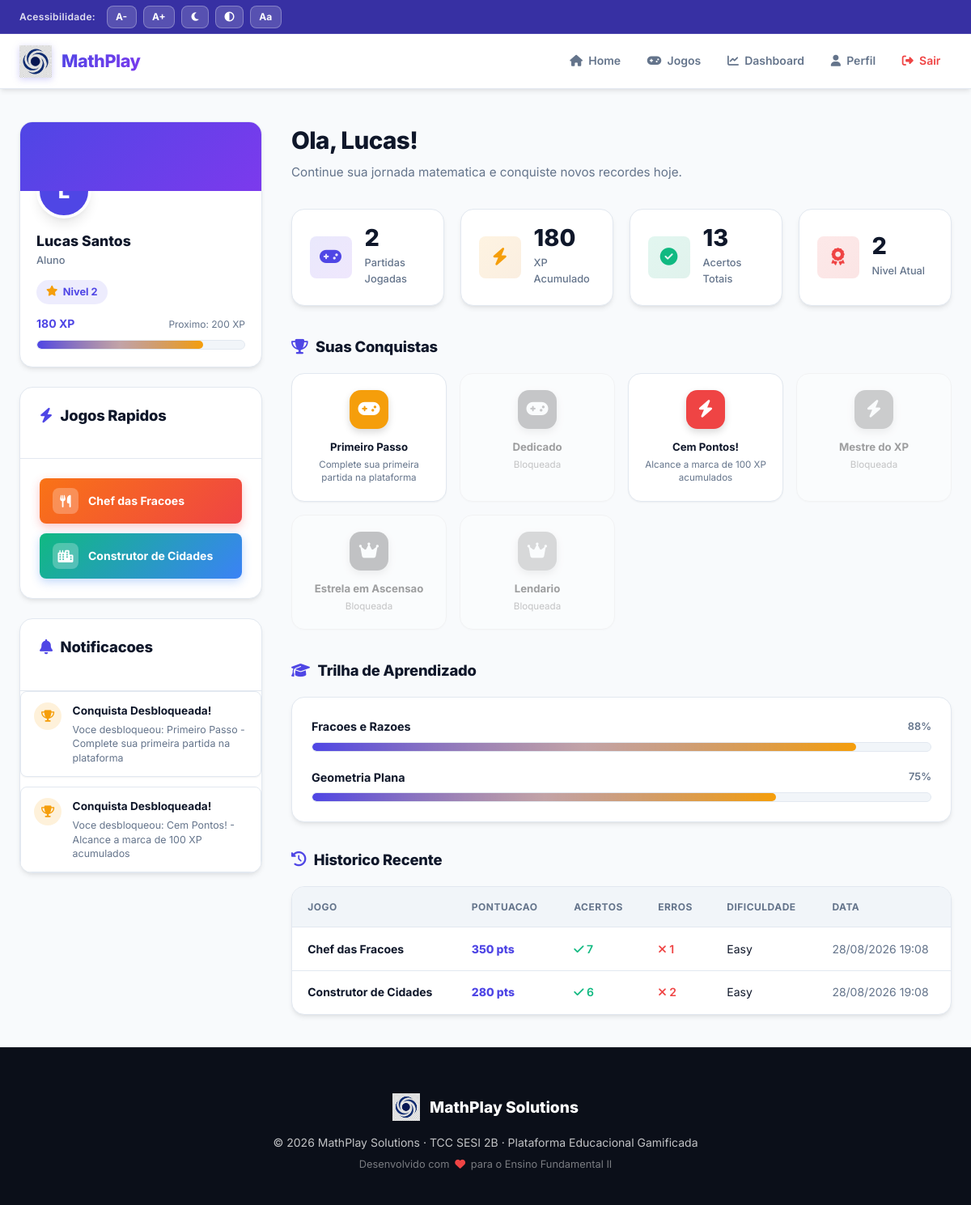
The app's page /dashboard.php (signed in) with its own data.
### tables this page shows
CREATE TABLE IF NOT EXISTS `users` (
  `id` INT AUTO_INCREMENT PRIMARY KEY,
  `name` VARCHAR(100) NOT NULL,
  `email` VARCHAR(150) NOT NULL UNIQUE,
  `password_hash` VARCHAR(255) NOT NULL,
  `role` ENUM('student', 'teacher') NOT NULL DEFAULT 'student',
  `avatar_color` VARCHAR(7) DEFAULT '#4F46E5',
  `level` INT NOT NULL DEFAULT 1,
  `xp` INT NOT NULL DEFAULT 0,
  `created_at` TIMESTAMP DEFAULT CURRENT_TIMESTAMP
);

CREATE TABLE IF NOT EXISTS `notifications` (
  `id` INT AUTO_INCREMENT PRIMARY KEY,
  `user_id` INT NOT NULL,
  `type` VARCHAR(50) DEFAULT 'info',
  `title` VARCHAR(150) NOT NULL,
  `message` TEXT NOT NULL,
  `is_read` TINYINT(1) DEFAULT 0,
  `created_at` TIMESTAMP DEFAULT CURRENT_TIMESTAMP,
  CONSTRAINT `fk_notif_user` FOREIGN KEY (`user_id`) REFERENCES `users` (`id`) ON DELETE CASCADE
);

CREATE TABLE IF NOT EXISTS `achievements` (
  `id` INT AUTO_INCREMENT PRIMARY KEY,
  `name` VARCHAR(100) NOT NULL,
  `description` VARCHAR(255) NOT NULL,
  `icon` VARCHAR(50) DEFAULT 'fa-trophy',
  `condition_type` VARCHAR(50) NOT NULL,
  `condition_value` INT NOT NULL DEFAULT 0,
  `color` VARCHAR(7) DEFAULT '#F59E0B'
);

CREATE TABLE IF NOT EXISTS `learning_trail` (
  `id` INT AUTO_INCREMENT PRIMARY KEY,
  `user_id` INT NOT NULL,
  `topic` VARCHAR(100) NOT NULL,
  `progress_pct` INT NOT NULL DEFAULT 0,
  `current_level` ENUM('easy', 'medium', 'hard') DEFAULT 'easy',
  UNIQUE KEY `uniq_user_topic` (`user_id`, `topic`),
  CONSTRAINT `fk_trail_user` FOREIGN KEY (`user_id`) REFERENCES `users` (`id`) ON DELETE CASCADE
);

CREATE TABLE IF NOT EXISTS `game_sessions` (
  `id` INT AUTO_INCREMENT PRIMARY KEY,
  `user_id` INT NOT NULL,
  `game_id` INT NOT NULL,
  `score` INT NOT NULL DEFAULT 0,
  `correct_answers` INT NOT NULL DEFAULT 0,
  `wrong_answers` INT NOT NULL DEFAULT 0,
  `time_spent` INT NOT NULL DEFAULT 0,
  `difficulty` VARCHAR(20) DEFAULT 'easy',
  `played_at` TIMESTAMP DEFAULT CURRENT_TIMESTAMP,
  CONSTRAINT `fk_session_user` FOREIGN KEY (`user_id`) REFERENCES `users` (`id`) ON DELETE CASCADE,
  CONSTRAINT `fk_session_game` FOREIGN KEY (`game_id`) REFERENCES `games` (`id`) ON DELETE CASCADE
);

CREATE TABLE IF NOT EXISTS `games` (
  `id` INT AUTO_INCREMENT PRIMARY KEY,
  `slug` VARCHAR(50) NOT NULL UNIQUE,
  `name` VARCHAR(100) NOT NULL,
  `topic` VARCHAR(100) NOT NULL,
  `description` TEXT,
  `color_start` VARCHAR(7) DEFAULT '#4F46E5',
  `color_end` VARCHAR(7) DEFAULT '#7C3AED'
);

### includes/auth.php (called while the page is built, shortened)
<?php
require_once __DIR__ . '/db.php';
function isLoggedIn(): bool {
    return isset($_SESSION['user_id']);
}
function getCurrentUser(): ?array {
    global $pdo;
    $s = $pdo->prepare('SELECT * FROM users WHERE id = ?');
    $s->execute([$_SESSION['user_id']]);
    return $s->fetch() ?: null;
}

### dashboard.php (the view, shortened to what this page needs)
<?php
require_once __DIR__ . '/includes/auth.php';
$user = getCurrentUser();
$xpForNextLevel = ($user['level']) * 100;
$xpProgress = $user['xp'] % 100;
$xpPct = min(100, round($xpProgress / 100 * 100));
$stmt = $pdo->prepare('SELECT COUNT(*) AS total, SUM(score) AS pts, SUM(correct_answers) AS hits, SUM(wrong_answers) AS misses FROM game_sessions WHERE user_id = ?');
$stmt->execute([$user['id']]);
$stats = $stmt->fetch();
$stmt = $pdo->prepare('SELECT gs.*, g.name AS game_name, g.slug FROM game_sessions gs JOIN games g ON g.id=gs.game_id WHERE gs.user_id=? ORDER BY gs.played_at DESC LIMIT 5');
$stmt->execute([$user['id']]);
$sessions = $stmt->fetchAll();
$stmt = $pdo->prepare('SELECT a.*, (SELECT 1 FROM user_achievements ua WHERE ua.user_id=? AND ua.achievement_id=a.id) AS unlocked FROM achievements a');
$stmt->execute([$user['id']]);
$allAch = $stmt->fetchAll();
$stmt = $pdo->prepare('SELECT * FROM notifications WHERE user_id=? ORDER BY created_at DESC LIMIT 5');
$stmt->execute([$user['id']]);
$notifs = $stmt->fetchAll();
$pdo->prepare('UPDATE notifications SET is_read=1 WHERE user_id=?')->execute([$user['id']]);
$stmt = $pdo->prepare('SELECT * FROM learning_trail WHERE user_id=?');
$stmt->execute([$user['id']]);
$trails = $stmt->fetchAll();
require_once __DIR__ . '/includes/header.php';
?>
<div class="dashboard-layout">
  <aside class="dashboard-sidebar" aria-label="Perfil do jogador">
    <div class="profile-card">
      <div class="profile-banner"></div>
      <div class="profile-avatar-wrap">
        <div class="avatar" style="background:<?= htmlspecialchars($user['avatar_color']) ?>;" aria-hidden="true">
          <?= mb_strtoupper(mb_substr($user['name'], 0, 1)) ?>
        </div>
      </div>
      <div class="profile-info">
        <div class="profile-name"><?= htmlspecialchars($user['name']) ?></div>
        <div class="profile-role"><?= $user['role'] === 'teacher' ? 'Professora' : 'Aluno' ?></div>
        <div class="level-badge"><i class="fa-solid fa-star"></i> Nivel <?= $user['level'] ?></div>
        <div class="xp-label">
          <span class="xp-current"><?= $user['xp'] ?> XP</span>
          <span class="xp-next">Proximo: <?= $xpForNextLevel ?> XP</span>
        </div>
        <div class="xp-bar-wrap">
          <div class="xp-bar-fill" style="width:<?= $xpPct ?>%;" role="progressbar" aria-valuenow="<?= $xpPct ?>" aria-valuemin="0" aria-valuemax="100"></div>
        </div>
      </div>
    </div>
    <div class="card">
      <div class="card-header">
        <h3 class="section-heading"><i class="fa-solid fa-bolt"></i> Jogos Rapidos</h3>
      </div>
      <div class="card-body">
        <div class="flex-col gap-md">
          <a href="/vortex/games/fractions.php" class="quick-game-btn quick-game-fractions">
            <div class="quick-game-icon"><i class="fa-solid fa-utensils"></i></div>
            <span>Chef das Fracoes</span>
          </a>
          <a href="/vortex/games/geometry.php" class="quick-game-btn quick-game-geometry">
            <div class="quick-game-icon"><i class="fa-solid fa-city"></i></div>
            <span>Construtor de Cidades</span>
          </a>
        </div>
      </div>
    </div>
    <?php if (!empty($notifs)): ?>
    <div class="card">
      <div class="card-header">
        <h3 class="section-heading"><i class="fa-solid fa-bell"></i> Notificacoes</h3>
      </div>
      <div class="card-body card-body-flush">
        <div class="notification-list">
          <?php foreach ($notifs as $n): ?>
          <div class="notification-item <?= !$n['is_read'] ? 'unread' : '' ?>">
            <div class="notification-icon-wrap <?= htmlspecialchars($n['type']) ?>">
              <i class="fa-solid <?= match($n['type']){'achievement'=>'fa-trophy','ai'=>'fa-brain','alert'=>'fa-triangle-exclamation',default=>'fa-circle-info'} ?>"></i>
            </div>
            <div>
              <div class="notification-title"><?= htmlspecialchars($n['title']) ?></div>
              <div class="notification-msg"><?= htmlspecialchars($n['message']) ?></div>
            </div>
          </div>
          <?php endforeach; ?>
        </div>
      </div>
    </div>
    <?php endif; ?>
  </aside>
  <div class="dashboard-main">
    <div class="dash-welcome">
      <h1 class="dash-welcome-title">Ola, <?= htmlspecialchars(explode(' ', $user['name'])[0]) ?>!</h1>
      <p class="dash-welcome-sub">Continue sua jornada matematica e conquiste novos recordes hoje.</p>
    </div>
    <div class="stats-grid" aria-label="Estatisticas gerais">
      <div class="stat-card">
        <div class="stat-icon stat-icon-primary" aria-hidden="true"><i class="fa-solid fa-gamepad"></i></div>
        <div>
          <div class="stat-value"><?= (int)$stats['total'] ?></div>
          <div class="stat-label">Partidas Jogadas</div>
        </div>
      </div>
      <div class="stat-card">
        <div class="stat-icon stat-icon-warning" aria-hidden="true"><i class="fa-solid fa-bolt"></i></div>
        <div>
          <div class="stat-value"><?= $user['xp'] ?></div>
          <div class="stat-label">XP Acumulado</div>
        </div>
      </div>
      <div class="stat-card">
        <div class="stat-icon stat-icon-success" aria-hidden="true"><i class="fa-solid fa-circle-check"></i></div>
        <div>
          <div class="stat-value"><?= (int)$stats['hits'] ?></div>
          <div class="stat-label">Acertos Totais</div>
        </div>
      </div>
      <div class="stat-card">
        <div class="stat-icon stat-icon-danger" aria-hidden="true"><i class="fa-solid fa-award"></i></div>
        <div>
          <div class="stat-value"><?= $user['level'] ?></div>
          <div class="stat-label">Nivel Atual</div>
        </div>
      </div>
    </div>
    <div>
      <h2 class="section-heading"><i class="fa-solid fa-trophy"></i> Suas Conquistas</h2>
      <div class="achievements-grid" aria-label="Conquistas desbloqueadas">
        <?php foreach ($allAch as $a): $locked = !$a['unlocked']; ?>
        <div class="achievement-card <?= $locked ? 'locked' : '' ?>" title="<?= $locked ? 'Conquista Bloqueada' : 'Conquista Desbloqueada!' ?>">
          <div class="achievement-icon-wrap" style="background:<?= htmlspecialchars($a['color']) ?>;">
            <i class="fa-solid <?= match($a['condition_type']){'games_played'=>'fa-gamepad','score_fractions'=>'fa-utensils','games_played_geometry'=>'fa-city','xp_total'=>'fa-bolt','level'=>'fa-crown',default=>'fa-trophy'} ?>"></i>
          </div>
          <div class="achievement-name"><?= htmlspecialchars($a['name']) ?></div>
          <div class="achievement-desc"><?= $locked ? 'Bloqueada' : htmlspecialchars($a['description']) ?></div>
        </div>
        <?php endforeach; ?>
      </div>
    </div>
    <?php if (!empty($trails)): ?>
    <div class="mb-4">
      <h2 class="section-heading"><i class="fa-solid fa-graduation-cap"></i> Trilha de Aprendizado</h2>
      <div class="card">
        <div class="card-body">
          <?php foreach ($trails as $t): ?>
          <div class="trail-item">
            <div class="trail-topic">
              <span class="trail-topic-name"><?= htmlspecialchars($t['topic']) ?></span>
              <span class="trail-pct"><?= $t['progress_pct'] ?>%</span>
            </div>
            <div class="xp-bar-wrap">
              <div class="xp-bar-fill" style="width:<?= $t['progress_pct'] ?>%;" role="progressbar" aria-valuenow="<?= $t['progress_pct'] ?>" aria-valuemin="0" aria-valuemax="100"></div>
            </div>
          </div>
          <?php endforeach; ?>
        </div>
      </div>
    </div>
    <?php endif; ?>
    <?php if (!empty($sessions)): ?>
    <div>
      <h2 class="section-heading"><i class="fa-solid fa-clock-rotate-left"></i> Historico Recente</h2>
      <div class="card">
        <div class="card-body-flush overflow-x-auto">
          <table class="student-table" aria-label="Historico de partidas">
            <thead>
              <tr>
                <th>Jogo</th>
                <th>Pontuacao</th>
                <th>Acertos</th>
                <th>Erros</th>
                <th>Dificuldade</th>
                <th>Data</th>
              </tr>
            </thead>
            <tbody>
              <?php foreach ($sessions as $s): ?>
              <tr>
                <td><strong><?= htmlspecialchars($s['game_name']) ?></strong></td>
                <td><span class="score-cell"><?= $s['score'] ?> pts</span></td>
                <td><span class="hits-cell"><i class="fa-solid fa-check"></i> <?= $s['correct_answers'] ?></span></td>
                <td><span class="misses-cell"><i class="fa-solid fa-xmark"></i> <?= $s['wrong_answers'] ?></span></td>
                <td><?= ucfirst($s['difficulty']) ?></td>
                <td class="date-cell"><?= date('d/m/Y H:i', strtotime($s['played_at'])) ?></td>
              </tr>
              <?php endforeach; ?>
            </tbody>
          </table>
        </div>
      </div>
    </div>
    <?php endif; ?>
  </div>
</div>
<?php require_once __DIR__ . '/includes/footer.php'; ?>

### includes/header.php (shortened to what this page needs)
<!DOCTYPE html>
<html lang="pt-BR">
<head>
  <link rel="stylesheet" href="https://cdnjs.cloudflare.com/ajax/libs/font-awesome/6.5.1/css/all.min.css">
  <link rel="stylesheet" href="https://cdnjs.cloudflare.com/ajax/libs/aos/2.3.4/aos.css">
  <link rel="stylesheet" href="/vortex/assets/css/style.css">
  <link rel="stylesheet" href="/vortex/assets/css/landing.css">
  <link rel="stylesheet" href="/vortex/assets/css/auth.css">
  <link rel="stylesheet" href="/vortex/assets/css/dashboard.css">
  <link rel="stylesheet" href="/vortex/assets/css/profile.css">
  <link rel="stylesheet" href="/vortex/assets/css/games.css">
  <link rel="stylesheet" href="/vortex/assets/css/teacher.css">
</head>
<body>
<div class="a11y-bar" role="toolbar" aria-label="Ferramentas de Acessibilidade">
  <div class="a11y-inner">
    <span class="a11y-label">Acessibilidade:</span>
    <button onclick="adjustFont(-2)" class="a11y-btn" title="Diminuir fonte" aria-label="Diminuir fonte">A-</button>
    <button onclick="adjustFont(2)"  class="a11y-btn" title="Aumentar fonte" aria-label="Aumentar fonte">A+</button>
    <button onclick="toggleDark()"   class="a11y-btn" id="darkBtn"     title="Modo escuro"><i class="fa-solid fa-moon"></i></button>
    <button onclick="toggleContrast()" class="a11y-btn" id="contrastBtn" title="Alto contraste"><i class="fa-solid fa-circle-half-stroke"></i></button>
    <button onclick="toggleDyslexia()" class="a11y-btn" id="dyslexiaBtn" title="Fonte dislexia">Aa</button>
  </div>
</div>
<nav class="navbar" role="navigation" aria-label="Navegacao principal">
  <div class="nav-container">
    <a href="/vortex/index.php" class="nav-logo" aria-label="MathPlay - Inicio">
      <img src="/vortex/assets/images/logo.png" alt="Logo MathPlay" class="nav-logo-img">
      <span class="nav-logo-text">MathPlay</span>
    </a>
    <ul class="nav-links" id="navLinks" role="menubar">
      <li role="none"><a href="/vortex/index.php"       class="nav-link" role="menuitem"><i class="fa-solid fa-house"></i> Home</a></li>
      <li role="none"><a href="/vortex/games/index.php" class="nav-link" role="menuitem"><i class="fa-solid fa-gamepad"></i> Jogos</a></li>
      <?php if (isset($_SESSION['user_id'])): ?>
        <li role="none"><a href="/vortex/dashboard.php" class="nav-link" role="menuitem"><i class="fa-solid fa-chart-line"></i> Dashboard</a></li>
        <li role="none"><a href="/vortex/profile.php"   class="nav-link" role="menuitem"><i class="fa-solid fa-user"></i> Perfil</a></li>
        <li role="none"><a href="/vortex/includes/logout.php" class="nav-link nav-logout" role="menuitem"><i class="fa-solid fa-right-from-bracket"></i> Sair</a></li>
      <?php else: ?>
        <li role="none"><a href="/vortex/login.php" class="btn btn-primary btn-sm" role="menuitem"><i class="fa-solid fa-right-to-bracket"></i> Entrar</a></li>
      <?php endif; ?>
    </ul>
  </div>
</nav>
<main id="main-content" tabindex="-1">

### includes/footer.php (shortened to what this page needs)
</main>
<footer class="footer" role="contentinfo">
  <div class="footer-container">
    <div class="footer-brand">
      <img src="/vortex/logo/logo.png" alt="Logo" class="footer-logo">
      <span>MathPlay Solutions</span>
    </div>
    <p class="footer-copy">&copy; 2026 MathPlay Solutions &middot; TCC SESI 2B &middot; Plataforma Educacional Gamificada</p>
    <p class="footer-sub">Desenvolvido com <i class="fa-solid fa-heart"></i> para o Ensino Fundamental II</p>
  </div>
</footer>
</body>
</html>

### records on screen
users: name "L", name "Lucas Santos", level "2", xp "180", level "200", name "Lucas"
notifications: title "Conquista Desbloqueada!", message "Voce desbloqueou: Primeiro Passo - Complete sua primeira partida na plataforma"
notifications: title "Conquista Desbloqueada!", message "Voce desbloqueou: Cem Pontos! - Alcance a marca de 100 XP acumulados"
achievements: name "Primeiro Passo", description "Complete sua primeira partida na plataforma"
achievements: name "Dedicado", shows "Bloqueada"
achievements: name "Cem Pontos!", description "Alcance a marca de 100 XP acumulados"
achievements: name "Mestre do XP", shows "Bloqueada"
achievements: name "Estrela em Ascensao", shows "Bloqueada"
achievements: name "Lendario", shows "Bloqueada"
learning_trail: topic "Fracoes e Razoes", progress_pct "88"
learning_trail: topic "Geometria Plana", progress_pct "75"
game_sessions: game.name "Chef das Fracoes", score "350", correct_answers "7", wrong_answers "1", difficulty "Easy", played_at "28/08/2026 19:08"
game_sessions: game.name "Construtor de Cidades", score "280", correct_answers "6", wrong_answers "2", difficulty "Easy", played_at "28/08/2026 19:08"

### other values on screen
$stats['total'] "2"
$stats['hits'] "13"
